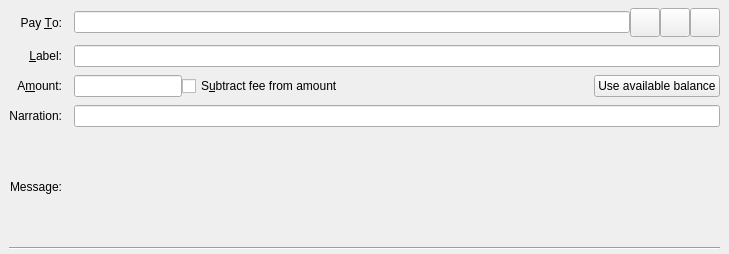
<?xml version="1.0" encoding="UTF-8"?>
<ui version="4.0">
 <class>SendCoinsEntry</class>
 <widget class="QStackedWidget" name="SendCoinsEntry">
  <property name="geometry">
   <rect>
    <x>0</x>
    <y>0</y>
    <width>729</width>
    <height>254</height>
   </rect>
  </property>
  <property name="focusPolicy">
   <enum>Qt::TabFocus</enum>
  </property>
  <property name="autoFillBackground">
   <bool>false</bool>
  </property>
  <widget class="QFrame" name="SendCoins">
   <property name="toolTip">
    <string>This is a normal payment.</string>
   </property>
   <property name="frameShape">
    <enum>QFrame::NoFrame</enum>
   </property>
   <layout class="QGridLayout" name="gridLayout">
    <property name="topMargin">
     <number>8</number>
    </property>
    <property name="bottomMargin">
     <number>4</number>
    </property>
    <property name="horizontalSpacing">
     <number>12</number>
    </property>
    <property name="verticalSpacing">
     <number>8</number>
    </property>
    <item row="4" column="0">
     <widget class="QLabel" name="lblNarration">
      <property name="text">
       <string>Narration:</string>
      </property>
      <property name="alignment">
       <set>Qt::AlignRight|Qt::AlignTrailing|Qt::AlignVCenter</set>
      </property>
      <property name="buddy">
       <cstring>edtNarration</cstring>
      </property>
     </widget>
    </item>
    <item row="0" column="0">
     <widget class="QLabel" name="payToLabel">
      <property name="text">
       <string>Pay &amp;To:</string>
      </property>
      <property name="alignment">
       <set>Qt::AlignRight|Qt::AlignTrailing|Qt::AlignVCenter</set>
      </property>
      <property name="buddy">
       <cstring>payTo</cstring>
      </property>
     </widget>
    </item>
    <item row="3" column="0">
     <widget class="QLabel" name="amountLabel">
      <property name="text">
       <string>A&amp;mount:</string>
      </property>
      <property name="alignment">
       <set>Qt::AlignRight|Qt::AlignTrailing|Qt::AlignVCenter</set>
      </property>
      <property name="buddy">
       <cstring>payAmount</cstring>
      </property>
     </widget>
    </item>
    <item row="0" column="1">
     <layout class="QHBoxLayout" name="payToLayout">
      <property name="spacing">
       <number>0</number>
      </property>
      <item>
       <widget class="QValidatedLineEdit" name="payTo">
        <property name="toolTip">
         <string>The Rubix address to send the payment to</string>
        </property>
       </widget>
      </item>
      <item>
       <widget class="QToolButton" name="addressBookButton">
        <property name="toolTip">
         <string>Choose previously used address</string>
        </property>
        <property name="text">
         <string/>
        </property>
        <property name="icon">
         <iconset resource="../bitcoin.qrc">
          <normaloff>:/icons/address-book</normaloff>:/icons/address-book</iconset>
        </property>
        <property name="iconSize">
         <size>
          <width>22</width>
          <height>22</height>
         </size>
        </property>
        <property name="shortcut">
         <string>Alt+A</string>
        </property>
       </widget>
      </item>
      <item>
       <widget class="QToolButton" name="pasteButton">
        <property name="toolTip">
         <string>Paste address from clipboard</string>
        </property>
        <property name="text">
         <string/>
        </property>
        <property name="icon">
         <iconset resource="../bitcoin.qrc">
          <normaloff>:/icons/editpaste</normaloff>:/icons/editpaste</iconset>
        </property>
        <property name="iconSize">
         <size>
          <width>22</width>
          <height>22</height>
         </size>
        </property>
        <property name="shortcut">
         <string>Alt+P</string>
        </property>
       </widget>
      </item>
      <item>
       <widget class="QToolButton" name="deleteButton">
        <property name="toolTip">
         <string>Remove this entry</string>
        </property>
        <property name="text">
         <string/>
        </property>
        <property name="icon">
         <iconset resource="../bitcoin.qrc">
          <normaloff>:/icons/remove</normaloff>:/icons/remove</iconset>
        </property>
        <property name="iconSize">
         <size>
          <width>22</width>
          <height>22</height>
         </size>
        </property>
       </widget>
      </item>
     </layout>
    </item>
    <item row="1" column="1">
     <widget class="QLineEdit" name="addAsLabel">
      <property name="toolTip">
       <string>Enter a label for this address to add it to the list of used addresses</string>
      </property>
     </widget>
    </item>
    <item row="1" column="0">
     <widget class="QLabel" name="labellLabel">
      <property name="text">
       <string>&amp;Label:</string>
      </property>
      <property name="alignment">
       <set>Qt::AlignRight|Qt::AlignTrailing|Qt::AlignVCenter</set>
      </property>
      <property name="buddy">
       <cstring>addAsLabel</cstring>
      </property>
     </widget>
    </item>
    <item row="3" column="1">
     <layout class="QHBoxLayout" name="horizontalLayoutAmount" stretch="0,1,0">
      <item>
       <widget class="BitcoinAmountField" name="payAmount"/>
      </item>
      <item>
       <widget class="QCheckBox" name="checkboxSubtractFeeFromAmount">
        <property name="toolTip">
         <string>The fee will be deducted from the amount being sent. The recipient will receive less Rubix than you enter in the amount field. If multiple recipients are selected, the fee is split equally.</string>
        </property>
        <property name="text">
         <string>S&amp;ubtract fee from amount</string>
        </property>
       </widget>
      </item>
      <item>
       <widget class="QPushButton" name="useAvailableBalanceButton">
        <property name="text">
         <string>Use available balance</string>
        </property>
       </widget>
      </item>
     </layout>
    </item>
    <item row="4" column="1">
     <widget class="QLineEdit" name="edtNarration">
      <property name="toolTip">
       <string>A short message sent over the Rubix network, encrypted if sending to a stealth address or in a blind or anon transaction.</string>
      </property>
      <property name="maxLength">
       <number>24</number>
      </property>
     </widget>
    </item>
    <item row="5" column="0">
     <widget class="QLabel" name="messageLabel">
      <property name="text">
       <string>Message:</string>
      </property>
      <property name="alignment">
       <set>Qt::AlignRight|Qt::AlignTrailing|Qt::AlignVCenter</set>
      </property>
     </widget>
    </item>
    <item row="5" column="1">
     <widget class="QLabel" name="messageTextLabel">
      <property name="toolTip">
       <string>A message that was attached to the Rubix: URI which will be stored with the transaction for your reference. Note: This message will not be sent over the Rubix network.</string>
      </property>
      <property name="textFormat">
       <enum>Qt::PlainText</enum>
      </property>
     </widget>
    </item>
    <item row="6" column="0" colspan="2">
     <widget class="Line" name="line">
      <property name="orientation">
       <enum>Qt::Horizontal</enum>
      </property>
     </widget>
    </item>
   </layout>
  </widget>
  <widget class="QFrame" name="SendCoins_cs">
   <property name="toolTip">
    <string>This is a payment to a coldstake script.</string>
   </property>
   <property name="frameShape">
    <enum>QFrame::NoFrame</enum>
   </property>
   <layout class="QGridLayout" name="gridLayout_cs">
    <property name="topMargin">
     <number>8</number>
    </property>
    <property name="bottomMargin">
     <number>4</number>
    </property>
    <property name="horizontalSpacing">
     <number>12</number>
    </property>
    <property name="verticalSpacing">
     <number>8</number>
    </property>
    <item row="3" column="1">
     <layout class="QHBoxLayout" name="horizontalLayoutAmount_cs" stretch="0,1,0">
      <item>
       <widget class="BitcoinAmountField" name="payAmount_cs"/>
      </item>
      <item>
       <widget class="QCheckBox" name="checkboxSubtractFeeFromAmount_cs">
        <property name="toolTip">
         <string>The fee will be deducted from the amount being sent. The recipient will receive less Rubix than you enter in the amount field. If multiple recipients are selected, the fee is split equally.</string>
        </property>
        <property name="text">
         <string>Subtract fee from amount</string>
        </property>
       </widget>
      </item>
      <item>
       <widget class="QPushButton" name="useAvailableBalanceButton_cs">
        <property name="text">
         <string>Use available balance</string>
        </property>
       </widget>
      </item>
     </layout>
    </item>
    <item row="1" column="0">
     <widget class="QLabel" name="spendAddrLabel">
      <property name="text">
       <string>Spend  Address:</string>
      </property>
      <property name="alignment">
       <set>Qt::AlignRight|Qt::AlignTrailing|Qt::AlignVCenter</set>
      </property>
      <property name="buddy">
       <cstring>addAsLabel</cstring>
      </property>
     </widget>
    </item>
    <item row="4" column="1">
     <widget class="QLineEdit" name="edtNarration_cs">
      <property name="toolTip">
       <string>A short message sent over the Rubix network, encrypted if sending to a stealth address or in a blind or anon transaction.</string>
      </property>
      <property name="maxLength">
       <number>24</number>
      </property>
     </widget>
    </item>
    <item row="1" column="1">
     <layout class="QHBoxLayout" name="payToLayout2_cs">
      <property name="spacing">
       <number>0</number>
      </property>
      <item>
       <widget class="QValidatedLineEdit" name="spendAddr">
        <property name="toolTip">
         <string>The Rubix address that will be able to spend the output (must be 256bit)</string>
        </property>
       </widget>
      </item>
      <item>
       <widget class="QToolButton" name="addressBookButton2_cs">
        <property name="toolTip">
         <string>Choose previously used address</string>
        </property>
        <property name="text">
         <string/>
        </property>
        <property name="icon">
         <iconset resource="../bitcoin.qrc">
          <normaloff>:/icons/address-book</normaloff>:/icons/address-book</iconset>
        </property>
        <property name="iconSize">
         <size>
          <width>22</width>
          <height>22</height>
         </size>
        </property>
        <property name="shortcut">
         <string>Alt+A</string>
        </property>
       </widget>
      </item>
      <item>
       <widget class="QToolButton" name="pasteButton2_cs">
        <property name="toolTip">
         <string>Paste address from clipboard</string>
        </property>
        <property name="text">
         <string/>
        </property>
        <property name="icon">
         <iconset resource="../bitcoin.qrc">
          <normaloff>:/icons/editpaste</normaloff>:/icons/editpaste</iconset>
        </property>
        <property name="iconSize">
         <size>
          <width>22</width>
          <height>22</height>
         </size>
        </property>
        <property name="shortcut">
         <string>Alt+P</string>
        </property>
       </widget>
      </item>
     </layout>
    </item>
    <item row="5" column="0" colspan="2">
     <widget class="Line" name="line_cs">
      <property name="orientation">
       <enum>Qt::Horizontal</enum>
      </property>
     </widget>
    </item>
    <item row="3" column="0">
     <widget class="QLabel" name="amountLabel_cs">
      <property name="text">
       <string>Amount:</string>
      </property>
      <property name="alignment">
       <set>Qt::AlignRight|Qt::AlignTrailing|Qt::AlignVCenter</set>
      </property>
      <property name="buddy">
       <cstring>payAmount_cs</cstring>
      </property>
     </widget>
    </item>
    <item row="0" column="0">
     <widget class="QLabel" name="stakeAddrLabel">
      <property name="text">
       <string>Stake Address:</string>
      </property>
      <property name="alignment">
       <set>Qt::AlignRight|Qt::AlignTrailing|Qt::AlignVCenter</set>
      </property>
      <property name="buddy">
       <cstring>stakeAddr</cstring>
      </property>
     </widget>
    </item>
    <item row="4" column="0">
     <widget class="QLabel" name="lblNarration_cs">
      <property name="text">
       <string>Narration:</string>
      </property>
      <property name="alignment">
       <set>Qt::AlignRight|Qt::AlignTrailing|Qt::AlignVCenter</set>
      </property>
      <property name="buddy">
       <cstring>edtNarration_cs</cstring>
      </property>
     </widget>
    </item>
    <item row="0" column="1">
     <layout class="QHBoxLayout" name="payToLayout_cs">
      <property name="spacing">
       <number>0</number>
      </property>
      <item>
       <widget class="QValidatedLineEdit" name="stakeAddr">
        <property name="toolTip">
         <string>The Rubix address that will be able to stake the output</string>
        </property>
       </widget>
      </item>
      <item>
       <widget class="QToolButton" name="addressBookButton_cs">
        <property name="toolTip">
         <string>Choose previously used address</string>
        </property>
        <property name="text">
         <string/>
        </property>
        <property name="icon">
         <iconset resource="../bitcoin.qrc">
          <normaloff>:/icons/address-book</normaloff>:/icons/address-book</iconset>
        </property>
        <property name="iconSize">
         <size>
          <width>22</width>
          <height>22</height>
         </size>
        </property>
        <property name="shortcut">
         <string>Alt+A</string>
        </property>
       </widget>
      </item>
      <item>
       <widget class="QToolButton" name="pasteButton_cs">
        <property name="toolTip">
         <string>Paste address from clipboard</string>
        </property>
        <property name="text">
         <string/>
        </property>
        <property name="icon">
         <iconset resource="../bitcoin.qrc">
          <normaloff>:/icons/editpaste</normaloff>:/icons/editpaste</iconset>
        </property>
        <property name="iconSize">
         <size>
          <width>22</width>
          <height>22</height>
         </size>
        </property>
        <property name="shortcut">
         <string>Alt+P</string>
        </property>
       </widget>
      </item>
      <item>
       <widget class="QToolButton" name="deleteButton_cs">
        <property name="toolTip">
         <string>Remove this entry</string>
        </property>
        <property name="text">
         <string/>
        </property>
        <property name="icon">
         <iconset resource="../bitcoin.qrc">
          <normaloff>:/icons/remove</normaloff>:/icons/remove</iconset>
        </property>
        <property name="iconSize">
         <size>
          <width>22</width>
          <height>22</height>
         </size>
        </property>
       </widget>
      </item>
     </layout>
    </item>
   </layout>
  </widget>
  <widget class="QFrame" name="SendCoins_UnauthenticatedPaymentRequest">
   <property name="palette">
    <palette>
     <active>
      <colorrole role="WindowText">
       <brush brushstyle="SolidPattern">
        <color alpha="255">
         <red>0</red>
         <green>0</green>
         <blue>0</blue>
        </color>
       </brush>
      </colorrole>
      <colorrole role="Button">
       <brush brushstyle="SolidPattern">
        <color alpha="255">
         <red>255</red>
         <green>255</green>
         <blue>127</blue>
        </color>
       </brush>
      </colorrole>
      <colorrole role="Light">
       <brush brushstyle="SolidPattern">
        <color alpha="255">
         <red>255</red>
         <green>255</green>
         <blue>255</blue>
        </color>
       </brush>
      </colorrole>
      <colorrole role="Midlight">
       <brush brushstyle="SolidPattern">
        <color alpha="255">
         <red>255</red>
         <green>255</green>
         <blue>191</blue>
        </color>
       </brush>
      </colorrole>
      <colorrole role="Dark">
       <brush brushstyle="SolidPattern">
        <color alpha="255">
         <red>127</red>
         <green>127</green>
         <blue>63</blue>
        </color>
       </brush>
      </colorrole>
      <colorrole role="Mid">
       <brush brushstyle="SolidPattern">
        <color alpha="255">
         <red>170</red>
         <green>170</green>
         <blue>84</blue>
        </color>
       </brush>
      </colorrole>
      <colorrole role="Text">
       <brush brushstyle="SolidPattern">
        <color alpha="255">
         <red>0</red>
         <green>0</green>
         <blue>0</blue>
        </color>
       </brush>
      </colorrole>
      <colorrole role="BrightText">
       <brush brushstyle="SolidPattern">
        <color alpha="255">
         <red>255</red>
         <green>255</green>
         <blue>255</blue>
        </color>
       </brush>
      </colorrole>
      <colorrole role="ButtonText">
       <brush brushstyle="SolidPattern">
        <color alpha="255">
         <red>0</red>
         <green>0</green>
         <blue>0</blue>
        </color>
       </brush>
      </colorrole>
      <colorrole role="Base">
       <brush brushstyle="SolidPattern">
        <color alpha="255">
         <red>255</red>
         <green>255</green>
         <blue>255</blue>
        </color>
       </brush>
      </colorrole>
      <colorrole role="Window">
       <brush brushstyle="SolidPattern">
        <color alpha="255">
         <red>255</red>
         <green>255</green>
         <blue>127</blue>
        </color>
       </brush>
      </colorrole>
      <colorrole role="Shadow">
       <brush brushstyle="SolidPattern">
        <color alpha="255">
         <red>0</red>
         <green>0</green>
         <blue>0</blue>
        </color>
       </brush>
      </colorrole>
      <colorrole role="AlternateBase">
       <brush brushstyle="SolidPattern">
        <color alpha="255">
         <red>255</red>
         <green>255</green>
         <blue>191</blue>
        </color>
       </brush>
      </colorrole>
      <colorrole role="ToolTipBase">
       <brush brushstyle="SolidPattern">
        <color alpha="255">
         <red>255</red>
         <green>255</green>
         <blue>220</blue>
        </color>
       </brush>
      </colorrole>
      <colorrole role="ToolTipText">
       <brush brushstyle="SolidPattern">
        <color alpha="255">
         <red>0</red>
         <green>0</green>
         <blue>0</blue>
        </color>
       </brush>
      </colorrole>
     </active>
     <inactive>
      <colorrole role="WindowText">
       <brush brushstyle="SolidPattern">
        <color alpha="255">
         <red>0</red>
         <green>0</green>
         <blue>0</blue>
        </color>
       </brush>
      </colorrole>
      <colorrole role="Button">
       <brush brushstyle="SolidPattern">
        <color alpha="255">
         <red>255</red>
         <green>255</green>
         <blue>127</blue>
        </color>
       </brush>
      </colorrole>
      <colorrole role="Light">
       <brush brushstyle="SolidPattern">
        <color alpha="255">
         <red>255</red>
         <green>255</green>
         <blue>255</blue>
        </color>
       </brush>
      </colorrole>
      <colorrole role="Midlight">
       <brush brushstyle="SolidPattern">
        <color alpha="255">
         <red>255</red>
         <green>255</green>
         <blue>191</blue>
        </color>
       </brush>
      </colorrole>
      <colorrole role="Dark">
       <brush brushstyle="SolidPattern">
        <color alpha="255">
         <red>127</red>
         <green>127</green>
         <blue>63</blue>
        </color>
       </brush>
      </colorrole>
      <colorrole role="Mid">
       <brush brushstyle="SolidPattern">
        <color alpha="255">
         <red>170</red>
         <green>170</green>
         <blue>84</blue>
        </color>
       </brush>
      </colorrole>
      <colorrole role="Text">
       <brush brushstyle="SolidPattern">
        <color alpha="255">
         <red>0</red>
         <green>0</green>
         <blue>0</blue>
        </color>
       </brush>
      </colorrole>
      <colorrole role="BrightText">
       <brush brushstyle="SolidPattern">
        <color alpha="255">
         <red>255</red>
         <green>255</green>
         <blue>255</blue>
        </color>
       </brush>
      </colorrole>
      <colorrole role="ButtonText">
       <brush brushstyle="SolidPattern">
        <color alpha="255">
         <red>0</red>
         <green>0</green>
         <blue>0</blue>
        </color>
       </brush>
      </colorrole>
      <colorrole role="Base">
       <brush brushstyle="SolidPattern">
        <color alpha="255">
         <red>255</red>
         <green>255</green>
         <blue>255</blue>
        </color>
       </brush>
      </colorrole>
      <colorrole role="Window">
       <brush brushstyle="SolidPattern">
        <color alpha="255">
         <red>255</red>
         <green>255</green>
         <blue>127</blue>
        </color>
       </brush>
      </colorrole>
      <colorrole role="Shadow">
       <brush brushstyle="SolidPattern">
        <color alpha="255">
         <red>0</red>
         <green>0</green>
         <blue>0</blue>
        </color>
       </brush>
      </colorrole>
      <colorrole role="AlternateBase">
       <brush brushstyle="SolidPattern">
        <color alpha="255">
         <red>255</red>
         <green>255</green>
         <blue>191</blue>
        </color>
       </brush>
      </colorrole>
      <colorrole role="ToolTipBase">
       <brush brushstyle="SolidPattern">
        <color alpha="255">
         <red>255</red>
         <green>255</green>
         <blue>220</blue>
        </color>
       </brush>
      </colorrole>
      <colorrole role="ToolTipText">
       <brush brushstyle="SolidPattern">
        <color alpha="255">
         <red>0</red>
         <green>0</green>
         <blue>0</blue>
        </color>
       </brush>
      </colorrole>
     </inactive>
     <disabled>
      <colorrole role="WindowText">
       <brush brushstyle="SolidPattern">
        <color alpha="255">
         <red>127</red>
         <green>127</green>
         <blue>63</blue>
        </color>
       </brush>
      </colorrole>
      <colorrole role="Button">
       <brush brushstyle="SolidPattern">
        <color alpha="255">
         <red>255</red>
         <green>255</green>
         <blue>127</blue>
        </color>
       </brush>
      </colorrole>
      <colorrole role="Light">
       <brush brushstyle="SolidPattern">
        <color alpha="255">
         <red>255</red>
         <green>255</green>
         <blue>255</blue>
        </color>
       </brush>
      </colorrole>
      <colorrole role="Midlight">
       <brush brushstyle="SolidPattern">
        <color alpha="255">
         <red>255</red>
         <green>255</green>
         <blue>191</blue>
        </color>
       </brush>
      </colorrole>
      <colorrole role="Dark">
       <brush brushstyle="SolidPattern">
        <color alpha="255">
         <red>127</red>
         <green>127</green>
         <blue>63</blue>
        </color>
       </brush>
      </colorrole>
      <colorrole role="Mid">
       <brush brushstyle="SolidPattern">
        <color alpha="255">
         <red>170</red>
         <green>170</green>
         <blue>84</blue>
        </color>
       </brush>
      </colorrole>
      <colorrole role="Text">
       <brush brushstyle="SolidPattern">
        <color alpha="255">
         <red>127</red>
         <green>127</green>
         <blue>63</blue>
        </color>
       </brush>
      </colorrole>
      <colorrole role="BrightText">
       <brush brushstyle="SolidPattern">
        <color alpha="255">
         <red>255</red>
         <green>255</green>
         <blue>255</blue>
        </color>
       </brush>
      </colorrole>
      <colorrole role="ButtonText">
       <brush brushstyle="SolidPattern">
        <color alpha="255">
         <red>127</red>
         <green>127</green>
         <blue>63</blue>
        </color>
       </brush>
      </colorrole>
      <colorrole role="Base">
       <brush brushstyle="SolidPattern">
        <color alpha="255">
         <red>255</red>
         <green>255</green>
         <blue>127</blue>
        </color>
       </brush>
      </colorrole>
      <colorrole role="Window">
       <brush brushstyle="SolidPattern">
        <color alpha="255">
         <red>255</red>
         <green>255</green>
         <blue>127</blue>
        </color>
       </brush>
      </colorrole>
      <colorrole role="Shadow">
       <brush brushstyle="SolidPattern">
        <color alpha="255">
         <red>0</red>
         <green>0</green>
         <blue>0</blue>
        </color>
       </brush>
      </colorrole>
      <colorrole role="AlternateBase">
       <brush brushstyle="SolidPattern">
        <color alpha="255">
         <red>255</red>
         <green>255</green>
         <blue>127</blue>
        </color>
       </brush>
      </colorrole>
      <colorrole role="ToolTipBase">
       <brush brushstyle="SolidPattern">
        <color alpha="255">
         <red>255</red>
         <green>255</green>
         <blue>220</blue>
        </color>
       </brush>
      </colorrole>
      <colorrole role="ToolTipText">
       <brush brushstyle="SolidPattern">
        <color alpha="255">
         <red>0</red>
         <green>0</green>
         <blue>0</blue>
        </color>
       </brush>
      </colorrole>
     </disabled>
    </palette>
   </property>
   <property name="toolTip">
    <string>This is an unauthenticated payment request.</string>
   </property>
   <property name="autoFillBackground">
    <bool>true</bool>
   </property>
   <property name="frameShape">
    <enum>QFrame::NoFrame</enum>
   </property>
   <layout class="QGridLayout" name="gridLayout_is">
    <property name="spacing">
     <number>12</number>
    </property>
    <item row="0" column="0">
     <widget class="QLabel" name="payToLabel_is">
      <property name="text">
       <string>Pay To:</string>
      </property>
      <property name="alignment">
       <set>Qt::AlignRight|Qt::AlignTrailing|Qt::AlignVCenter</set>
      </property>
     </widget>
    </item>
    <item row="0" column="1">
     <layout class="QHBoxLayout" name="payToLayout_is">
      <property name="spacing">
       <number>0</number>
      </property>
      <item>
       <widget class="QLabel" name="payTo_is"/>
      </item>
      <item>
       <widget class="QToolButton" name="deleteButton_is">
        <property name="toolTip">
         <string>Remove this entry</string>
        </property>
        <property name="text">
         <string/>
        </property>
        <property name="icon">
         <iconset resource="../bitcoin.qrc">
          <normaloff>:/icons/remove</normaloff>:/icons/remove</iconset>
        </property>
       </widget>
      </item>
     </layout>
    </item>
    <item row="1" column="0">
     <widget class="QLabel" name="memoLabel_is">
      <property name="text">
       <string>Memo:</string>
      </property>
      <property name="alignment">
       <set>Qt::AlignRight|Qt::AlignTrailing|Qt::AlignVCenter</set>
      </property>
     </widget>
    </item>
    <item row="1" column="1">
     <widget class="QLabel" name="memoTextLabel_is">
      <property name="textFormat">
       <enum>Qt::PlainText</enum>
      </property>
     </widget>
    </item>
    <item row="2" column="0">
     <widget class="QLabel" name="amountLabel_is">
      <property name="text">
       <string>A&amp;mount:</string>
      </property>
      <property name="alignment">
       <set>Qt::AlignRight|Qt::AlignTrailing|Qt::AlignVCenter</set>
      </property>
      <property name="buddy">
       <cstring>payAmount_is</cstring>
      </property>
     </widget>
    </item>
    <item row="2" column="1">
     <widget class="BitcoinAmountField" name="payAmount_is">
      <property name="acceptDrops">
       <bool>false</bool>
      </property>
     </widget>
    </item>
   </layout>
  </widget>
  <widget class="QFrame" name="SendCoins_AuthenticatedPaymentRequest">
   <property name="palette">
    <palette>
     <active>
      <colorrole role="WindowText">
       <brush brushstyle="SolidPattern">
        <color alpha="255">
         <red>0</red>
         <green>0</green>
         <blue>0</blue>
        </color>
       </brush>
      </colorrole>
      <colorrole role="Button">
       <brush brushstyle="SolidPattern">
        <color alpha="255">
         <red>140</red>
         <green>232</green>
         <blue>119</blue>
        </color>
       </brush>
      </colorrole>
      <colorrole role="Light">
       <brush brushstyle="SolidPattern">
        <color alpha="255">
         <red>230</red>
         <green>255</green>
         <blue>224</blue>
        </color>
       </brush>
      </colorrole>
      <colorrole role="Midlight">
       <brush brushstyle="SolidPattern">
        <color alpha="255">
         <red>185</red>
         <green>243</green>
         <blue>171</blue>
        </color>
       </brush>
      </colorrole>
      <colorrole role="Dark">
       <brush brushstyle="SolidPattern">
        <color alpha="255">
         <red>70</red>
         <green>116</green>
         <blue>59</blue>
        </color>
       </brush>
      </colorrole>
      <colorrole role="Mid">
       <brush brushstyle="SolidPattern">
        <color alpha="255">
         <red>93</red>
         <green>155</green>
         <blue>79</blue>
        </color>
       </brush>
      </colorrole>
      <colorrole role="Text">
       <brush brushstyle="SolidPattern">
        <color alpha="255">
         <red>0</red>
         <green>0</green>
         <blue>0</blue>
        </color>
       </brush>
      </colorrole>
      <colorrole role="BrightText">
       <brush brushstyle="SolidPattern">
        <color alpha="255">
         <red>155</red>
         <green>255</green>
         <blue>147</blue>
        </color>
       </brush>
      </colorrole>
      <colorrole role="ButtonText">
       <brush brushstyle="SolidPattern">
        <color alpha="255">
         <red>0</red>
         <green>0</green>
         <blue>0</blue>
        </color>
       </brush>
      </colorrole>
      <colorrole role="Base">
       <brush brushstyle="SolidPattern">
        <color alpha="255">
         <red>119</red>
         <green>255</green>
         <blue>233</blue>
        </color>
       </brush>
      </colorrole>
      <colorrole role="Window">
       <brush brushstyle="SolidPattern">
        <color alpha="255">
         <red>140</red>
         <green>232</green>
         <blue>119</blue>
        </color>
       </brush>
      </colorrole>
      <colorrole role="Shadow">
       <brush brushstyle="SolidPattern">
        <color alpha="255">
         <red>0</red>
         <green>0</green>
         <blue>0</blue>
        </color>
       </brush>
      </colorrole>
      <colorrole role="AlternateBase">
       <brush brushstyle="SolidPattern">
        <color alpha="255">
         <red>197</red>
         <green>243</green>
         <blue>187</blue>
        </color>
       </brush>
      </colorrole>
      <colorrole role="NoRole">
       <brush brushstyle="SolidPattern">
        <color alpha="255">
         <red>125</red>
         <green>194</green>
         <blue>122</blue>
        </color>
       </brush>
      </colorrole>
      <colorrole role="ToolTipBase">
       <brush brushstyle="SolidPattern">
        <color alpha="255">
         <red>255</red>
         <green>255</green>
         <blue>220</blue>
        </color>
       </brush>
      </colorrole>
      <colorrole role="ToolTipText">
       <brush brushstyle="SolidPattern">
        <color alpha="255">
         <red>0</red>
         <green>0</green>
         <blue>0</blue>
        </color>
       </brush>
      </colorrole>
     </active>
     <inactive>
      <colorrole role="WindowText">
       <brush brushstyle="SolidPattern">
        <color alpha="255">
         <red>0</red>
         <green>0</green>
         <blue>0</blue>
        </color>
       </brush>
      </colorrole>
      <colorrole role="Button">
       <brush brushstyle="SolidPattern">
        <color alpha="255">
         <red>140</red>
         <green>232</green>
         <blue>119</blue>
        </color>
       </brush>
      </colorrole>
      <colorrole role="Light">
       <brush brushstyle="SolidPattern">
        <color alpha="255">
         <red>230</red>
         <green>255</green>
         <blue>224</blue>
        </color>
       </brush>
      </colorrole>
      <colorrole role="Midlight">
       <brush brushstyle="SolidPattern">
        <color alpha="255">
         <red>185</red>
         <green>243</green>
         <blue>171</blue>
        </color>
       </brush>
      </colorrole>
      <colorrole role="Dark">
       <brush brushstyle="SolidPattern">
        <color alpha="255">
         <red>70</red>
         <green>116</green>
         <blue>59</blue>
        </color>
       </brush>
      </colorrole>
      <colorrole role="Mid">
       <brush brushstyle="SolidPattern">
        <color alpha="255">
         <red>93</red>
         <green>155</green>
         <blue>79</blue>
        </color>
       </brush>
      </colorrole>
      <colorrole role="Text">
       <brush brushstyle="SolidPattern">
        <color alpha="255">
         <red>0</red>
         <green>0</green>
         <blue>0</blue>
        </color>
       </brush>
      </colorrole>
      <colorrole role="BrightText">
       <brush brushstyle="SolidPattern">
        <color alpha="255">
         <red>155</red>
         <green>255</green>
         <blue>147</blue>
        </color>
       </brush>
      </colorrole>
      <colorrole role="ButtonText">
       <brush brushstyle="SolidPattern">
        <color alpha="255">
         <red>0</red>
         <green>0</green>
         <blue>0</blue>
        </color>
       </brush>
      </colorrole>
      <colorrole role="Base">
       <brush brushstyle="SolidPattern">
        <color alpha="255">
         <red>119</red>
         <green>255</green>
         <blue>233</blue>
        </color>
       </brush>
      </colorrole>
      <colorrole role="Window">
       <brush brushstyle="SolidPattern">
        <color alpha="255">
         <red>140</red>
         <green>232</green>
         <blue>119</blue>
        </color>
       </brush>
      </colorrole>
      <colorrole role="Shadow">
       <brush brushstyle="SolidPattern">
        <color alpha="255">
         <red>0</red>
         <green>0</green>
         <blue>0</blue>
        </color>
       </brush>
      </colorrole>
      <colorrole role="AlternateBase">
       <brush brushstyle="SolidPattern">
        <color alpha="255">
         <red>197</red>
         <green>243</green>
         <blue>187</blue>
        </color>
       </brush>
      </colorrole>
      <colorrole role="NoRole">
       <brush brushstyle="SolidPattern">
        <color alpha="255">
         <red>125</red>
         <green>194</green>
         <blue>122</blue>
        </color>
       </brush>
      </colorrole>
      <colorrole role="ToolTipBase">
       <brush brushstyle="SolidPattern">
        <color alpha="255">
         <red>255</red>
         <green>255</green>
         <blue>220</blue>
        </color>
       </brush>
      </colorrole>
      <colorrole role="ToolTipText">
       <brush brushstyle="SolidPattern">
        <color alpha="255">
         <red>0</red>
         <green>0</green>
         <blue>0</blue>
        </color>
       </brush>
      </colorrole>
     </inactive>
     <disabled>
      <colorrole role="WindowText">
       <brush brushstyle="SolidPattern">
        <color alpha="255">
         <red>70</red>
         <green>116</green>
         <blue>59</blue>
        </color>
       </brush>
      </colorrole>
      <colorrole role="Button">
       <brush brushstyle="SolidPattern">
        <color alpha="255">
         <red>140</red>
         <green>232</green>
         <blue>119</blue>
        </color>
       </brush>
      </colorrole>
      <colorrole role="Light">
       <brush brushstyle="SolidPattern">
        <color alpha="255">
         <red>230</red>
         <green>255</green>
         <blue>224</blue>
        </color>
       </brush>
      </colorrole>
      <colorrole role="Midlight">
       <brush brushstyle="SolidPattern">
        <color alpha="255">
         <red>185</red>
         <green>243</green>
         <blue>171</blue>
        </color>
       </brush>
      </colorrole>
      <colorrole role="Dark">
       <brush brushstyle="SolidPattern">
        <color alpha="255">
         <red>70</red>
         <green>116</green>
         <blue>59</blue>
        </color>
       </brush>
      </colorrole>
      <colorrole role="Mid">
       <brush brushstyle="SolidPattern">
        <color alpha="255">
         <red>93</red>
         <green>155</green>
         <blue>79</blue>
        </color>
       </brush>
      </colorrole>
      <colorrole role="Text">
       <brush brushstyle="SolidPattern">
        <color alpha="255">
         <red>70</red>
         <green>116</green>
         <blue>59</blue>
        </color>
       </brush>
      </colorrole>
      <colorrole role="BrightText">
       <brush brushstyle="SolidPattern">
        <color alpha="255">
         <red>155</red>
         <green>255</green>
         <blue>147</blue>
        </color>
       </brush>
      </colorrole>
      <colorrole role="ButtonText">
       <brush brushstyle="SolidPattern">
        <color alpha="255">
         <red>70</red>
         <green>116</green>
         <blue>59</blue>
        </color>
       </brush>
      </colorrole>
      <colorrole role="Base">
       <brush brushstyle="SolidPattern">
        <color alpha="255">
         <red>140</red>
         <green>232</green>
         <blue>119</blue>
        </color>
       </brush>
      </colorrole>
      <colorrole role="Window">
       <brush brushstyle="SolidPattern">
        <color alpha="255">
         <red>140</red>
         <green>232</green>
         <blue>119</blue>
        </color>
       </brush>
      </colorrole>
      <colorrole role="Shadow">
       <brush brushstyle="SolidPattern">
        <color alpha="255">
         <red>0</red>
         <green>0</green>
         <blue>0</blue>
        </color>
       </brush>
      </colorrole>
      <colorrole role="AlternateBase">
       <brush brushstyle="SolidPattern">
        <color alpha="255">
         <red>140</red>
         <green>232</green>
         <blue>119</blue>
        </color>
       </brush>
      </colorrole>
      <colorrole role="NoRole">
       <brush brushstyle="SolidPattern">
        <color alpha="255">
         <red>125</red>
         <green>194</green>
         <blue>122</blue>
        </color>
       </brush>
      </colorrole>
      <colorrole role="ToolTipBase">
       <brush brushstyle="SolidPattern">
        <color alpha="255">
         <red>255</red>
         <green>255</green>
         <blue>220</blue>
        </color>
       </brush>
      </colorrole>
      <colorrole role="ToolTipText">
       <brush brushstyle="SolidPattern">
        <color alpha="255">
         <red>0</red>
         <green>0</green>
         <blue>0</blue>
        </color>
       </brush>
      </colorrole>
     </disabled>
    </palette>
   </property>
   <property name="toolTip">
    <string>This is an authenticated payment request.</string>
   </property>
   <property name="autoFillBackground">
    <bool>true</bool>
   </property>
   <property name="frameShape">
    <enum>QFrame::NoFrame</enum>
   </property>
   <layout class="QGridLayout" name="gridLayout_s">
    <property name="spacing">
     <number>12</number>
    </property>
    <item row="0" column="0">
     <widget class="QLabel" name="payToLabel_s">
      <property name="text">
       <string>Pay To:</string>
      </property>
      <property name="alignment">
       <set>Qt::AlignRight|Qt::AlignTrailing|Qt::AlignVCenter</set>
      </property>
     </widget>
    </item>
    <item row="0" column="1">
     <layout class="QHBoxLayout" name="payToLayout_s">
      <property name="spacing">
       <number>0</number>
      </property>
      <item>
       <widget class="QLabel" name="payTo_s">
        <property name="textFormat">
         <enum>Qt::PlainText</enum>
        </property>
       </widget>
      </item>
      <item>
       <widget class="QToolButton" name="deleteButton_s">
        <property name="toolTip">
         <string>Remove this entry</string>
        </property>
        <property name="text">
         <string/>
        </property>
        <property name="icon">
         <iconset resource="../bitcoin.qrc">
          <normaloff>:/icons/remove</normaloff>:/icons/remove</iconset>
        </property>
       </widget>
      </item>
     </layout>
    </item>
    <item row="1" column="0">
     <widget class="QLabel" name="memoLabel_s">
      <property name="text">
       <string>Memo:</string>
      </property>
      <property name="alignment">
       <set>Qt::AlignRight|Qt::AlignTrailing|Qt::AlignVCenter</set>
      </property>
     </widget>
    </item>
    <item row="1" column="1">
     <widget class="QLabel" name="memoTextLabel_s">
      <property name="textFormat">
       <enum>Qt::PlainText</enum>
      </property>
     </widget>
    </item>
    <item row="2" column="0">
     <widget class="QLabel" name="amountLabel_s">
      <property name="text">
       <string>A&amp;mount:</string>
      </property>
      <property name="alignment">
       <set>Qt::AlignRight|Qt::AlignTrailing|Qt::AlignVCenter</set>
      </property>
      <property name="buddy">
       <cstring>payAmount_s</cstring>
      </property>
     </widget>
    </item>
    <item row="2" column="1">
     <widget class="BitcoinAmountField" name="payAmount_s">
      <property name="acceptDrops">
       <bool>false</bool>
      </property>
     </widget>
    </item>
   </layout>
  </widget>
 </widget>
 <customwidgets>
  <customwidget>
   <class>QValidatedLineEdit</class>
   <extends>QLineEdit</extends>
   <header>qt/qvalidatedlineedit.h</header>
  </customwidget>
  <customwidget>
   <class>BitcoinAmountField</class>
   <extends>QLineEdit</extends>
   <header>qt/bitcoinamountfield.h</header>
   <container>1</container>
  </customwidget>
 </customwidgets>
 <tabstops>
  <tabstop>payTo</tabstop>
  <tabstop>addressBookButton</tabstop>
  <tabstop>pasteButton</tabstop>
  <tabstop>deleteButton</tabstop>
  <tabstop>addAsLabel</tabstop>
  <tabstop>payAmount</tabstop>
  <tabstop>payAmount_is</tabstop>
  <tabstop>deleteButton_is</tabstop>
  <tabstop>payAmount_s</tabstop>
  <tabstop>edtNarration</tabstop>
  <tabstop>deleteButton_s</tabstop>
 </tabstops>
 <resources>
  <include location="../bitcoin.qrc"/>
 </resources>
 <connections/>
</ui>
